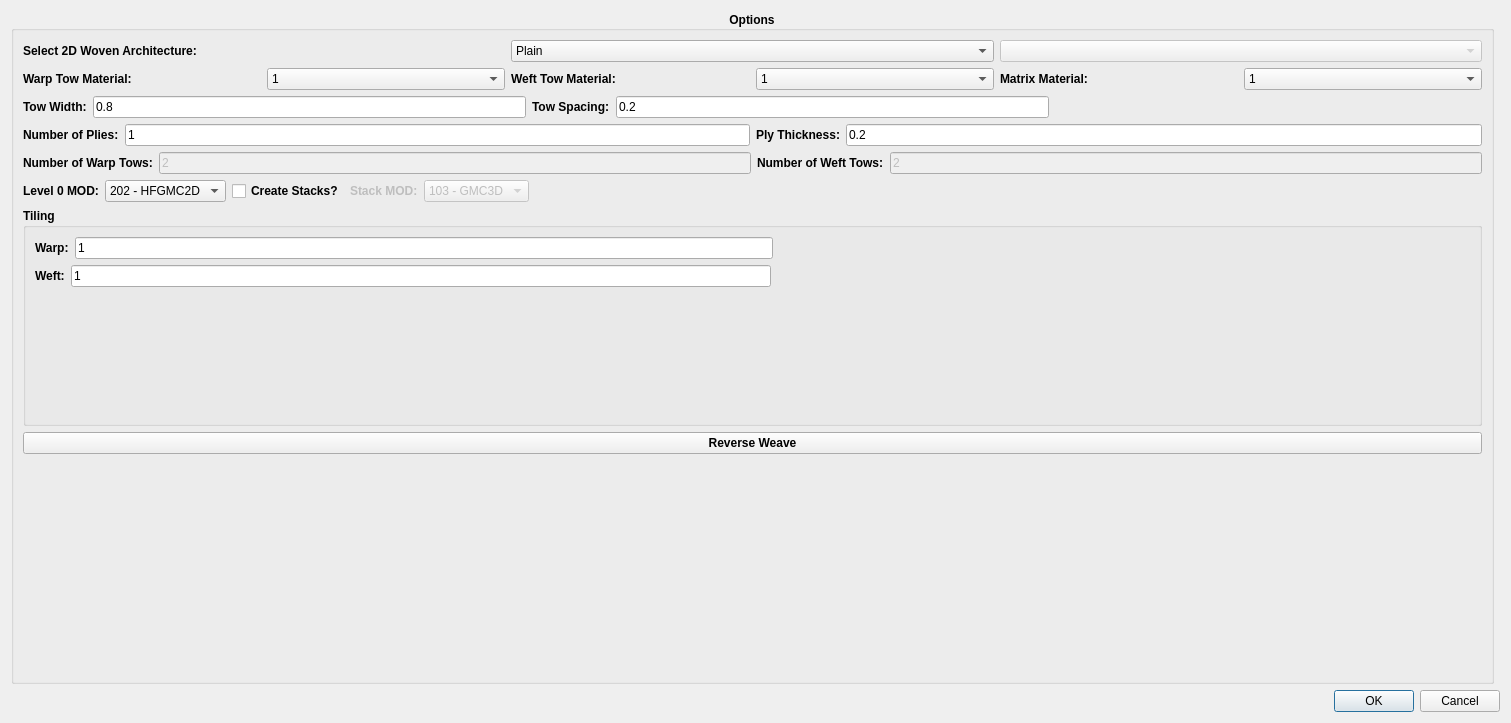
<?xml version="1.0" encoding="UTF-8"?>
<ui version="4.0">
 <class>woven2d_dialog</class>
 <widget class="QDialog" name="woven2d_dialog">
  <property name="enabled">
   <bool>true</bool>
  </property>
  <property name="geometry">
   <rect>
    <x>0</x>
    <y>0</y>
    <width>1511</width>
    <height>723</height>
   </rect>
  </property>
  <property name="windowTitle">
   <string>Define 2D woven architecture...</string>
  </property>
  <layout class="QVBoxLayout" name="verticalLayout_2">
   <item>
    <layout class="QHBoxLayout" name="horizontalLayout_10">
     <item>
      <widget class="QGroupBox" name="groupBox">
       <property name="font">
        <font>
         <bold>true</bold>
        </font>
       </property>
       <property name="title">
        <string>Options</string>
       </property>
       <property name="alignment">
        <set>Qt::AlignCenter</set>
       </property>
       <layout class="QHBoxLayout" name="horizontalLayout_14">
        <item>
         <layout class="QVBoxLayout" name="verticalLayout">
          <item>
           <layout class="QHBoxLayout" name="horizontalLayout_2">
            <item>
             <widget class="QLabel" name="label">
              <property name="text">
               <string>Select 2D Woven Architecture:</string>
              </property>
             </widget>
            </item>
            <item>
             <widget class="QComboBox" name="woven2d_cb">
              <property name="font">
               <font>
                <bold>false</bold>
               </font>
              </property>
              <property name="toolTip">
               <string>Select 2D woven architecture</string>
              </property>
              <item>
               <property name="text">
                <string>Plain</string>
               </property>
              </item>
              <item>
               <property name="text">
                <string>Satin</string>
               </property>
              </item>
              <item>
               <property name="text">
                <string>Twill</string>
               </property>
              </item>
              <item>
               <property name="text">
                <string>Basket</string>
               </property>
              </item>
              <item>
               <property name="text">
                <string>User-Defined</string>
               </property>
              </item>
             </widget>
            </item>
            <item>
             <widget class="QComboBox" name="woven2dsub_cb">
              <property name="enabled">
               <bool>false</bool>
              </property>
              <property name="font">
               <font>
                <bold>false</bold>
               </font>
              </property>
              <property name="toolTip">
               <string>Select 2D weave variant</string>
              </property>
             </widget>
            </item>
           </layout>
          </item>
          <item>
           <layout class="QHBoxLayout" name="horizontalLayout_8">
            <item>
             <layout class="QHBoxLayout" name="horizontalLayout_6">
              <item>
               <widget class="QLabel" name="label_5">
                <property name="text">
                 <string>Warp Tow Material: </string>
                </property>
               </widget>
              </item>
              <item>
               <widget class="QComboBox" name="woven_warp_mat">
                <property name="font">
                 <font>
                  <bold>false</bold>
                 </font>
                </property>
                <property name="toolTip">
                 <string>Select warp tow material</string>
                </property>
                <item>
                 <property name="text">
                  <string>1</string>
                 </property>
                </item>
                <item>
                 <property name="text">
                  <string>2</string>
                 </property>
                </item>
               </widget>
              </item>
             </layout>
            </item>
            <item>
             <layout class="QHBoxLayout" name="horizontalLayout_15">
              <item>
               <widget class="QLabel" name="label_10">
                <property name="text">
                 <string>Weft Tow Material:</string>
                </property>
               </widget>
              </item>
              <item>
               <widget class="QComboBox" name="woven_weft_mat">
                <property name="font">
                 <font>
                  <bold>false</bold>
                 </font>
                </property>
                <property name="toolTip">
                 <string>Select weft tow material</string>
                </property>
                <item>
                 <property name="text">
                  <string>1</string>
                 </property>
                </item>
                <item>
                 <property name="text">
                  <string>2</string>
                 </property>
                </item>
               </widget>
              </item>
             </layout>
            </item>
            <item>
             <layout class="QHBoxLayout" name="horizontalLayout_7">
              <item>
               <widget class="QLabel" name="label_6">
                <property name="text">
                 <string>Matrix Material:</string>
                </property>
               </widget>
              </item>
              <item>
               <widget class="QComboBox" name="woven_Mmat">
                <property name="font">
                 <font>
                  <bold>false</bold>
                 </font>
                </property>
                <property name="toolTip">
                 <string>Select matrix material</string>
                </property>
                <item>
                 <property name="text">
                  <string>1</string>
                 </property>
                </item>
                <item>
                 <property name="text">
                  <string>2</string>
                 </property>
                </item>
               </widget>
              </item>
             </layout>
            </item>
           </layout>
          </item>
          <item>
           <layout class="QHBoxLayout" name="horizontalLayout_3">
            <item>
             <widget class="QLabel" name="label_2">
              <property name="text">
               <string>Tow Width:</string>
              </property>
             </widget>
            </item>
            <item>
             <widget class="QLineEdit" name="woven_tow_width">
              <property name="font">
               <font>
                <bold>false</bold>
               </font>
              </property>
              <property name="toolTip">
               <string>Define tow width</string>
              </property>
              <property name="text">
               <string>0.8</string>
              </property>
             </widget>
            </item>
            <item>
             <widget class="QLabel" name="label_9">
              <property name="text">
               <string>Tow Spacing:</string>
              </property>
             </widget>
            </item>
            <item>
             <widget class="QLineEdit" name="woven_tow_spacing">
              <property name="font">
               <font>
                <bold>false</bold>
               </font>
              </property>
              <property name="toolTip">
               <string>Define tow spacing</string>
              </property>
              <property name="text">
               <string>0.2</string>
              </property>
             </widget>
            </item>
            <item>
             <spacer name="horizontalSpacer">
              <property name="orientation">
               <enum>Qt::Horizontal</enum>
              </property>
              <property name="sizeHint" stdset="0">
               <size>
                <width>40</width>
                <height>20</height>
               </size>
              </property>
             </spacer>
            </item>
           </layout>
          </item>
          <item>
           <layout class="QHBoxLayout" name="horizontalLayout_9">
            <item>
             <layout class="QHBoxLayout" name="horizontalLayout_5">
              <item>
               <widget class="QLabel" name="label_4">
                <property name="text">
                 <string>Number of Plies:</string>
                </property>
               </widget>
              </item>
              <item>
               <widget class="QLineEdit" name="woven_nplies">
                <property name="font">
                 <font>
                  <bold>false</bold>
                 </font>
                </property>
                <property name="toolTip">
                 <string>Define number of plies (repeats in thickness direction)</string>
                </property>
                <property name="text">
                 <string>1</string>
                </property>
               </widget>
              </item>
             </layout>
            </item>
            <item>
             <layout class="QHBoxLayout" name="horizontalLayout_4">
              <item>
               <widget class="QLabel" name="label_3">
                <property name="text">
                 <string>Ply Thickness:</string>
                </property>
               </widget>
              </item>
              <item>
               <widget class="QLineEdit" name="woven_plythk">
                <property name="font">
                 <font>
                  <bold>false</bold>
                 </font>
                </property>
                <property name="toolTip">
                 <string>Define ply thickness</string>
                </property>
                <property name="text">
                 <string>0.2</string>
                </property>
               </widget>
              </item>
             </layout>
            </item>
           </layout>
          </item>
          <item>
           <layout class="QHBoxLayout" name="horizontalLayout">
            <item>
             <widget class="QLabel" name="label_7">
              <property name="text">
               <string>Number of Warp Tows:</string>
              </property>
             </widget>
            </item>
            <item>
             <widget class="QLineEdit" name="nwarp_tows">
              <property name="enabled">
               <bool>false</bool>
              </property>
              <property name="font">
               <font>
                <bold>false</bold>
               </font>
              </property>
              <property name="toolTip">
               <string>Number of warp tows for user-defined weave</string>
              </property>
              <property name="text">
               <string>2</string>
              </property>
             </widget>
            </item>
            <item>
             <widget class="QLabel" name="label_8">
              <property name="text">
               <string>Number of Weft Tows:</string>
              </property>
             </widget>
            </item>
            <item>
             <widget class="QLineEdit" name="nweft_tows">
              <property name="enabled">
               <bool>false</bool>
              </property>
              <property name="font">
               <font>
                <bold>false</bold>
               </font>
              </property>
              <property name="toolTip">
               <string>Number of weft tows for user-defined weave</string>
              </property>
              <property name="text">
               <string>2</string>
              </property>
             </widget>
            </item>
           </layout>
          </item>
          <item>
           <layout class="QHBoxLayout" name="horizontalLayout_16">
            <item>
             <widget class="QLabel" name="lev0mod_label">
              <property name="enabled">
               <bool>true</bool>
              </property>
              <property name="font">
               <font>
                <bold>true</bold>
               </font>
              </property>
              <property name="text">
               <string>Level 0 MOD:</string>
              </property>
             </widget>
            </item>
            <item>
             <widget class="QComboBox" name="lev0mod_cb">
              <property name="enabled">
               <bool>true</bool>
              </property>
              <property name="font">
               <font>
                <bold>false</bold>
               </font>
              </property>
              <property name="toolTip">
               <string>Select MOD for highest-level RUC</string>
              </property>
              <property name="currentIndex">
               <number>1</number>
              </property>
              <item>
               <property name="text">
                <string>103 - GMC3D</string>
               </property>
              </item>
              <item>
               <property name="text">
                <string>202 - HFGMC2D</string>
               </property>
              </item>
             </widget>
            </item>
            <item>
             <widget class="QCheckBox" name="stacks_cb">
              <property name="font">
               <font>
                <bold>true</bold>
               </font>
              </property>
              <property name="toolTip">
               <string>Select to convert single-scale RUC to stacks</string>
              </property>
              <property name="text">
               <string>Create Stacks?</string>
              </property>
             </widget>
            </item>
            <item>
             <widget class="QLabel" name="stackmod_label">
              <property name="enabled">
               <bool>false</bool>
              </property>
              <property name="font">
               <font>
                <bold>true</bold>
               </font>
              </property>
              <property name="text">
               <string>Stack MOD:</string>
              </property>
             </widget>
            </item>
            <item>
             <widget class="QComboBox" name="stackmod_cb">
              <property name="enabled">
               <bool>false</bool>
              </property>
              <property name="font">
               <font>
                <bold>false</bold>
               </font>
              </property>
              <property name="toolTip">
               <string>Select MOD for individual stacks</string>
              </property>
              <property name="currentIndex">
               <number>0</number>
              </property>
              <item>
               <property name="text">
                <string>103 - GMC3D</string>
               </property>
              </item>
             </widget>
            </item>
            <item>
             <spacer name="horizontalSpacer_4">
              <property name="orientation">
               <enum>Qt::Horizontal</enum>
              </property>
              <property name="sizeHint" stdset="0">
               <size>
                <width>40</width>
                <height>20</height>
               </size>
              </property>
             </spacer>
            </item>
           </layout>
          </item>
          <item>
           <widget class="QGroupBox" name="groupBox_2">
            <property name="sizePolicy">
             <sizepolicy hsizetype="Preferred" vsizetype="Minimum">
              <horstretch>0</horstretch>
              <verstretch>0</verstretch>
             </sizepolicy>
            </property>
            <property name="title">
             <string>Tiling</string>
            </property>
            <layout class="QGridLayout" name="gridLayout">
             <item row="0" column="0">
              <layout class="QVBoxLayout" name="verticalLayout_3">
               <item>
                <layout class="QHBoxLayout" name="horizontalLayout_11">
                 <item>
                  <widget class="QLabel" name="warp_rep_label">
                   <property name="text">
                    <string>Warp:</string>
                   </property>
                  </widget>
                 </item>
                 <item>
                  <widget class="QLineEdit" name="warp_repeats">
                   <property name="enabled">
                    <bool>true</bool>
                   </property>
                   <property name="font">
                    <font>
                     <bold>false</bold>
                    </font>
                   </property>
                   <property name="toolTip">
                    <string>Number of RUC repeats in the warp-direction</string>
                   </property>
                   <property name="text">
                    <string>1</string>
                   </property>
                  </widget>
                 </item>
                 <item>
                  <spacer name="horizontalSpacer_2">
                   <property name="orientation">
                    <enum>Qt::Horizontal</enum>
                   </property>
                   <property name="sizeHint" stdset="0">
                    <size>
                     <width>40</width>
                     <height>20</height>
                    </size>
                   </property>
                  </spacer>
                 </item>
                </layout>
               </item>
               <item>
                <layout class="QHBoxLayout" name="horizontalLayout_12">
                 <item>
                  <widget class="QLabel" name="weft_rep_label">
                   <property name="text">
                    <string>Weft:</string>
                   </property>
                  </widget>
                 </item>
                 <item>
                  <widget class="QLineEdit" name="weft_repeats">
                   <property name="enabled">
                    <bool>true</bool>
                   </property>
                   <property name="font">
                    <font>
                     <bold>false</bold>
                    </font>
                   </property>
                   <property name="toolTip">
                    <string>Number of RUC repeats in the weft-direction</string>
                   </property>
                   <property name="text">
                    <string>1</string>
                   </property>
                  </widget>
                 </item>
                 <item>
                  <spacer name="horizontalSpacer_3">
                   <property name="orientation">
                    <enum>Qt::Horizontal</enum>
                   </property>
                   <property name="sizeHint" stdset="0">
                    <size>
                     <width>40</width>
                     <height>20</height>
                    </size>
                   </property>
                  </spacer>
                 </item>
                </layout>
               </item>
               <item>
                <layout class="QHBoxLayout" name="horizontalLayout_13"/>
               </item>
              </layout>
             </item>
             <item row="1" column="0">
              <spacer name="verticalSpacer_2">
               <property name="orientation">
                <enum>Qt::Vertical</enum>
               </property>
               <property name="sizeHint" stdset="0">
                <size>
                 <width>20</width>
                 <height>40</height>
                </size>
               </property>
              </spacer>
             </item>
            </layout>
           </widget>
          </item>
          <item>
           <widget class="QPushButton" name="woven2d_RevWeave_pb">
            <property name="toolTip">
             <string>Reverse weave pattern</string>
            </property>
            <property name="text">
             <string>Reverse Weave</string>
            </property>
           </widget>
          </item>
          <item>
           <spacer name="verticalSpacer">
            <property name="orientation">
             <enum>Qt::Vertical</enum>
            </property>
            <property name="sizeHint" stdset="0">
             <size>
              <width>20</width>
              <height>40</height>
             </size>
            </property>
           </spacer>
          </item>
         </layout>
        </item>
       </layout>
      </widget>
     </item>
     <item>
      <widget class="vtk_widget" name="vtk_widget" native="true">
       <property name="toolTip">
        <string>Click on domains to adjust pattern</string>
       </property>
      </widget>
     </item>
    </layout>
   </item>
   <item>
    <layout class="QHBoxLayout" name="horizontalLayout_36">
     <item>
      <spacer name="horizontalSpacer_5">
       <property name="orientation">
        <enum>Qt::Horizontal</enum>
       </property>
       <property name="sizeHint" stdset="0">
        <size>
         <width>388</width>
         <height>20</height>
        </size>
       </property>
      </spacer>
     </item>
     <item>
      <widget class="QDialogButtonBox" name="OkCancelBox">
       <property name="layoutDirection">
        <enum>Qt::LeftToRight</enum>
       </property>
       <property name="orientation">
        <enum>Qt::Horizontal</enum>
       </property>
       <property name="standardButtons">
        <set>QDialogButtonBox::Cancel|QDialogButtonBox::Ok</set>
       </property>
      </widget>
     </item>
    </layout>
   </item>
  </layout>
 </widget>
 <customwidgets>
  <customwidget>
   <class>vtk_widget</class>
   <extends>QWidget</extends>
   <header>vtk_widget</header>
   <container>1</container>
  </customwidget>
 </customwidgets>
 <resources/>
 <connections>
  <connection>
   <sender>OkCancelBox</sender>
   <signal>rejected()</signal>
   <receiver>woven2d_dialog</receiver>
   <slot>cancel_2dwoven_ruc()</slot>
   <hints>
    <hint type="sourcelabel">
     <x>316</x>
     <y>260</y>
    </hint>
    <hint type="destinationlabel">
     <x>286</x>
     <y>274</y>
    </hint>
   </hints>
  </connection>
  <connection>
   <sender>OkCancelBox</sender>
   <signal>accepted()</signal>
   <receiver>woven2d_dialog</receiver>
   <slot>save_2dwoven_ruc()</slot>
   <hints>
    <hint type="sourcelabel">
     <x>861</x>
     <y>558</y>
    </hint>
    <hint type="destinationlabel">
     <x>576</x>
     <y>289</y>
    </hint>
   </hints>
  </connection>
  <connection>
   <sender>woven2d_cb</sender>
   <signal>currentIndexChanged(int)</signal>
   <receiver>woven2d_dialog</receiver>
   <slot>set_2dwoven_sub()</slot>
   <hints>
    <hint type="sourcelabel">
     <x>110</x>
     <y>52</y>
    </hint>
    <hint type="destinationlabel">
     <x>576</x>
     <y>289</y>
    </hint>
   </hints>
  </connection>
  <connection>
   <sender>woven_tow_width</sender>
   <signal>editingFinished()</signal>
   <receiver>woven2d_dialog</receiver>
   <slot>set_2dwoven_geom()</slot>
   <hints>
    <hint type="sourcelabel">
     <x>319</x>
     <y>175</y>
    </hint>
    <hint type="destinationlabel">
     <x>755</x>
     <y>361</y>
    </hint>
   </hints>
  </connection>
  <connection>
   <sender>woven_tow_spacing</sender>
   <signal>editingFinished()</signal>
   <receiver>woven2d_dialog</receiver>
   <slot>set_2dwoven_geom()</slot>
   <hints>
    <hint type="sourcelabel">
     <x>839</x>
     <y>175</y>
    </hint>
    <hint type="destinationlabel">
     <x>755</x>
     <y>361</y>
    </hint>
   </hints>
  </connection>
  <connection>
   <sender>woven_plythk</sender>
   <signal>editingFinished()</signal>
   <receiver>woven2d_dialog</receiver>
   <slot>set_2dwoven_geom()</slot>
   <hints>
    <hint type="sourcelabel">
     <x>1161</x>
     <y>229</y>
    </hint>
    <hint type="destinationlabel">
     <x>755</x>
     <y>361</y>
    </hint>
   </hints>
  </connection>
  <connection>
   <sender>woven2d_RevWeave_pb</sender>
   <signal>clicked()</signal>
   <receiver>woven2d_dialog</receiver>
   <slot>reverse_weave()</slot>
   <hints>
    <hint type="sourcelabel">
     <x>746</x>
     <y>329</y>
    </hint>
    <hint type="destinationlabel">
     <x>755</x>
     <y>361</y>
    </hint>
   </hints>
  </connection>
  <connection>
   <sender>woven2dsub_cb</sender>
   <signal>currentIndexChanged(int)</signal>
   <receiver>woven2d_dialog</receiver>
   <slot>get_2dwoven_subcb()</slot>
   <hints>
    <hint type="sourcelabel">
     <x>1241</x>
     <y>61</y>
    </hint>
    <hint type="destinationlabel">
     <x>755</x>
     <y>361</y>
    </hint>
   </hints>
  </connection>
  <connection>
   <sender>nwarp_tows</sender>
   <signal>editingFinished()</signal>
   <receiver>woven2d_dialog</receiver>
   <slot>update_user_weave()</slot>
   <hints>
    <hint type="sourcelabel">
     <x>452</x>
     <y>290</y>
    </hint>
    <hint type="destinationlabel">
     <x>755</x>
     <y>361</y>
    </hint>
   </hints>
  </connection>
  <connection>
   <sender>nweft_tows</sender>
   <signal>editingFinished()</signal>
   <receiver>woven2d_dialog</receiver>
   <slot>update_user_weave()</slot>
   <hints>
    <hint type="sourcelabel">
     <x>1185</x>
     <y>290</y>
    </hint>
    <hint type="destinationlabel">
     <x>755</x>
     <y>361</y>
    </hint>
   </hints>
  </connection>
  <connection>
   <sender>warp_repeats</sender>
   <signal>textChanged(QString)</signal>
   <receiver>woven2d_dialog</receiver>
   <slot>tile_ruc()</slot>
   <hints>
    <hint type="sourcelabel">
     <x>420</x>
     <y>229</y>
    </hint>
    <hint type="destinationlabel">
     <x>755</x>
     <y>361</y>
    </hint>
   </hints>
  </connection>
  <connection>
   <sender>weft_repeats</sender>
   <signal>textChanged(QString)</signal>
   <receiver>woven2d_dialog</receiver>
   <slot>tile_ruc()</slot>
   <hints>
    <hint type="sourcelabel">
     <x>419</x>
     <y>259</y>
    </hint>
    <hint type="destinationlabel">
     <x>755</x>
     <y>361</y>
    </hint>
   </hints>
  </connection>
  <connection>
   <sender>stacks_cb</sender>
   <signal>clicked()</signal>
   <receiver>woven2d_dialog</receiver>
   <slot>stack_chk()</slot>
   <hints>
    <hint type="sourcelabel">
     <x>73</x>
     <y>202</y>
    </hint>
    <hint type="destinationlabel">
     <x>755</x>
     <y>361</y>
    </hint>
   </hints>
  </connection>
 </connections>
 <slots>
  <slot>save_2dwoven_ruc()</slot>
  <slot>set_2dwoven_sub()</slot>
  <slot>reverse_weave()</slot>
  <slot>set_2dwoven_geom()</slot>
  <slot>get_2dwoven_subcb()</slot>
  <slot>update_user_weave()</slot>
  <slot>cancel_2dwoven_ruc()</slot>
  <slot>tile_ruc()</slot>
  <slot>stack_chk()</slot>
 </slots>
</ui>
